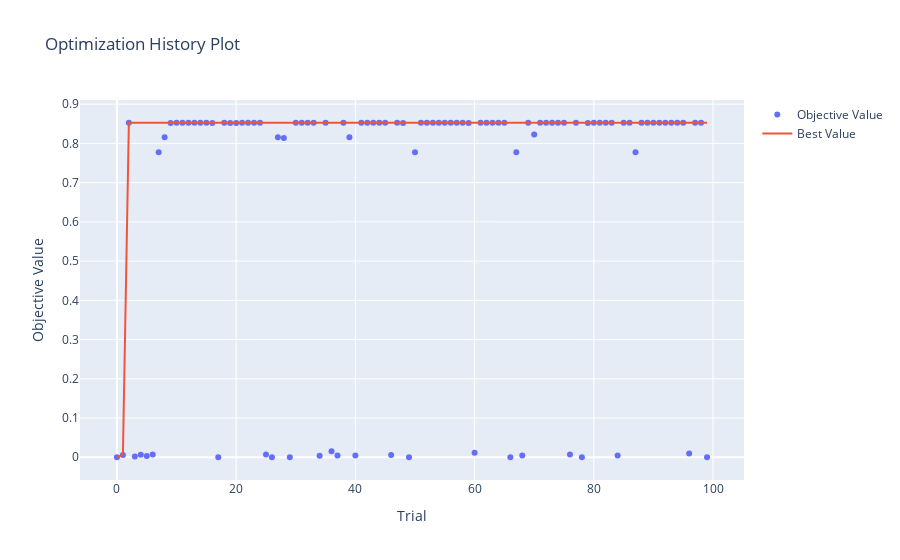

Write notebook code for a chart like this one.
### Code cell
optuna.visualization.plot_optimization_history(study)
